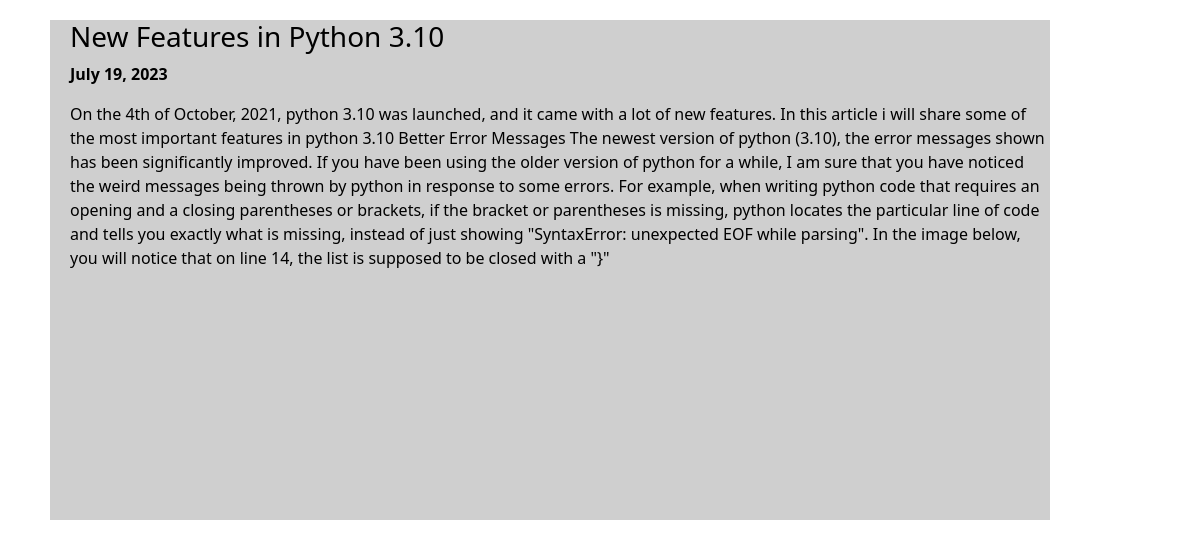
Screenshot of /post/2 with the database file from the repository.
### posts/models.py (models this page shows)
class Post(models.Model):
    title = models.CharField(max_length=100)
    body = models.CharField(max_length=1000)
    created_at = models.DateField(default=datetime.now, blank=True)

### posts/views.py (the view)
# urls.py: path('post/<str:pk>', views.post, name='post'),
def post(request, pk):
    posts = Post.objects.get(id=pk)
    return render(request, 'posts.html', {'posts': posts})

### templates/posts.html (shortened to what this page needs)
<head>
    {% load static %}
    <link href="https://cdn.jsdelivr.net/npm/bootstrap@5.3.0/dist/css/bootstrap.min.css" rel="stylesheet">
    <link rel="stylesheet" href="{% static 'styles.css' %}">
</head>
<div class="big_blog">
    <a style="text-decoration: none; color: black;" href="">
      <h3 id="blog_title">{{posts.title}}</h3>
      <p style="font-weight: bolder; margin-left: 20px;">{{posts.created_at}}</p>
      <p id="blog_body">{{posts.body}}</p>
    </a>
  </div>

### static/styles.css (style rules this page uses)
.big_blog { width: 1000px; height: 500px; margin-top: 20px; transform: translateX(50px); background-color: rgb(207, 207, 207); }
#blog_title { margin-left: 20px; }
#blog_body { margin-left: 20px; }

### rows the page displays
Post: title "New Features in Python 3.10", created_at "July 19, 2023", body "On the 4th of October, 2021, python 3.10 was launched, and it came with a lot of new features. In this article i will share some of the most important features in python 3.10 Better Error Messages The newest version of python (3.10), the error messages shown has been significantly improved. If you have been using the older version of python for a while, I am sure that you have noticed the weird messages being thrown by python in response to some errors. For example, when writing python code that requires an opening and a closing parentheses or brackets, if the bracket or parentheses is missing, python locates the particular line of code and tells you exactly what is missing, instead of just…"
